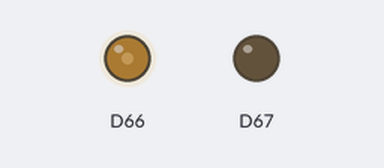
A sketch run on a simulated Arduino Due. Shown: output pins drawn as LEDs (lit = HIGH).

Above: at 0.1 s.
Timing chart, 0 to 1.5 s (numbered marks = the images above):
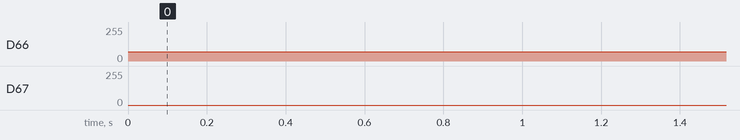

Measured:
- by itself, D66: 0/255 → 71/255 at 0.00 s

The sketch:

dac_vetorial_circulo_arco5.ino
```cpp
/*
  Desenho vetorial em osciloscopio
  dac0 -> x
  dac1 -> y
  resolucao recomendada < 1024x1024 (deslocamento)

  Smile:
  circulo (1030, 1150, 70);
  circulo (1270, 1150, 70);
  arco (1150, 1000, 300, 350, 190, 1);

  Coracao:
  arco(1000, 1000, 100, 0, 220, 0);
  arco(1200, 1000, 100, 320, 180, 0);
  vetor(925, 930, 0);
  vetor(1100, 750, 1);
  vetor(1280, 930, 1);

  Rola:
  arco(1000, 1000, 100, 320, 220, 0);
  vetor(1000, 1100, 0);
  vetor(1000, 1000, 1);
  vetor(920, 920, 0);
  vetor(920, 660, 1);
  vetor(1080, 920, 0);
  vetor(1080, 660, 1);
  arco(900, 550, 100, 0, 75, 1);
  arco(1100, 550, 100, 180, 105, 0);

  Arvore:
  arco(1000, 1000, 100, 90, 280, 1);
  vetor(1015, 800, 1);
  arco(1000, 1000, 100, 90, 260, 0);
  vetor(985, 800, 1);
  arco(935, 800, 50, 0, 270, 1);
  arco(1065, 800, 50, 180, 270, 0);

  L + Arvore:
  vetor(1150, 1100, 0);
  vetor(1150, 800, 1);
  vetor(1350, 800, 1);
  vetor(1350, 900, 1);
  vetor(1250, 900, 1);
  vetor(1250, 1100, 1);
  vetor(1150, 1100, 1);

  arco(1000, 1000, 100, 90, 280, 1);
  vetor(1025, 800, 1);
  arco(1000, 1000, 100, 90, 260, 0);
  vetor(985, 800, 1);
  arco(935, 800, 50, 0, 270, 1);
  arco(1065, 800, 50, 180, 270, 0);

  Coelho:
  arco(1000, 1000, 150, 250, 290, 1); // rosro
  circulo(930,1050,30); // olho esquerdo
  circulo(1070,1050,30); // olho direito
  arco(1200, 1230, 300, 200, 150, 1); // orelha esquerda esquerda
  arco(675, 1230, 300, 345, 30, 0); // orelha esquerda direita
  arco(1325, 1230, 300, 195, 150, 1); // orelha direita esquerda
  arco(800, 1230, 300, 340, 30, 0); // orelha direita direita
  vetor(950, 900, 0); // ----- dentes
  vetor(950, 800, 1);
  vetor(1050, 800, 1);
  vetor(1050, 900, 1);
  vetor(950, 900, 1);
  vetor(1000, 900, 0);
  vetor(1000, 800, 1); // ------
  vetor(970, 1000, 0);// --- nariz
  vetor(1030, 1000, 1);
  vetor(1000, 950, 1);
  vetor(970, 1000, 1);// -----
  vetor(1110, 950, 0); // bigodes direita
  vetor(1180, 950, 1);
  vetor(1100, 980, 0);
  vetor(1170, 1050, 1);
  vetor(1100, 920, 0);
  vetor(1170, 850, 1);  // ----
  vetor(890, 950, 0); // bigodes esquerda
  vetor(810, 950, 1);
  vetor(900, 980, 0);
  vetor(800, 1050, 1);
  vetor(900, 920, 0);
  vetor(800, 850, 1);  // ----

*/

int xOld, yOld;
float pi = 3.14;
float seno [390], cosseno [390];


void liga_seno_cosseno() {
  float i;
  int j = 0;
  for (i = 0.01; i < 2 * pi - 0.001; i += pi / 180) {
    seno[j] = sin(i);
    j++;
  }
  j = 0;
  for (i = 0.01; i < 2 * pi - 0.001; i += pi / 180) {
    cosseno[j] = cos(i);
    j++;
  }
}

void vetor(int x, int y, bool pinta) {
  if (pinta) {
    float Dx = (float)x - (float)xOld;
    float Dy = (float)y - (float)yOld;
    float Vlen = Dx * Dx + Dy * Dy;
    int Pnum = (int)Vlen / 100;
    float xPasso = Dx / (float)Pnum;
    float yPasso = Dy / (float)Pnum;
    int j;
    for (j = 0; j < Pnum; j++) {
      analogWrite(DAC0, xOld + (int)(j * xPasso));
      if(!(j%10)) analogWrite(DAC1, yOld + (int)(j * yPasso));
    }
  }
  xOld = x;
  yOld = y;
}

void circulo (int X0, int Y0, int raio) {
  int i;
  for (i = 0; i < 360; i++) {
    analogWrite(DAC0, X0 + (int) (raio * cosseno[i]));
    analogWrite(DAC1, Y0 + (int) (raio * seno[i]));
  }
}

void arco (int X0, int Y0, int raio, int ang0, int ang1, bool inverte) {
  int i;
  for (i = ang0 ; i != ang1; i += (1 - 2 * inverte)) {
    if (i >= 360) i = 1;
    if (i <= 0) i = 359;
    analogWrite(DAC0, X0 + (int) (raio * cosseno[i]));
    analogWrite(DAC1, Y0 + (int) (raio * seno[i]));
  }
  xOld =  X0 + (int) (raio * cosseno[ang1]);
  yOld =  Y0 + (int) (raio * seno[ang1]);
}


void setup() {
  Serial.begin(9600);
  // put your setup code here, to run once:
  analogWriteResolution(12);
  xOld = 0;
  yOld = 0;
  liga_seno_cosseno();
}


void loop() {
  vetor(1150, 1100, 0);
  vetor(1150, 800, 1);
  vetor(1350, 800, 1);
  vetor(1350, 900, 1);
  vetor(1250, 900, 1);
  vetor(1250, 1100, 1);
  vetor(1150, 1100, 1);

  arco(1000, 1000, 100, 90, 280, 1);
  vetor(1025, 800, 1);
  arco(1000, 1000, 100, 90, 260, 0);
  vetor(985, 800, 1);
  arco(935, 800, 50, 0, 270, 1);
  arco(1065, 800, 50, 180, 270, 0);

}
```
